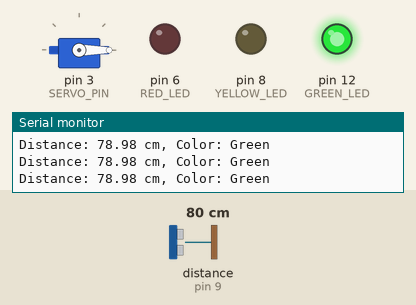
A program run on a simulated Arduino Uno, built with avr-gcc and run on an emulated ATmega328P. Shown: servo, output pins drawn as LEDs (lit = HIGH), the last lines printed to the serial monitor. Wiring (inferred from the names in the program): ultrasonic range finder: trigger pin 10; echo pin 9. The test bench sets the inputs (shaded band); at power-on: distance to the obstacle (sensor on pin 9) 80 cm. The echo pulse lasts 58.3 µs per cm; pins used as bus, display or sensor lines are not drawn.

Above: at 1.3 s.
1.4 s: distance to the obstacle (sensor on pin 9) set to 16 cm
2.9 s: distance to the obstacle (sensor on pin 9) set to 12 cm
At 3.9 s:
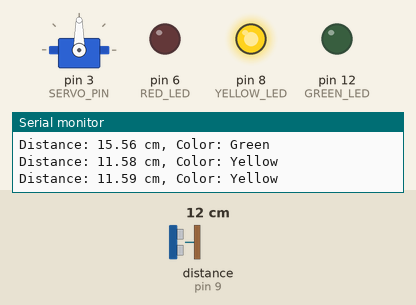
4.5 s: distance to the obstacle (sensor on pin 9) set to 9 cm
6.0 s: distance to the obstacle (sensor on pin 9) set to 6 cm
At 6.6 s:
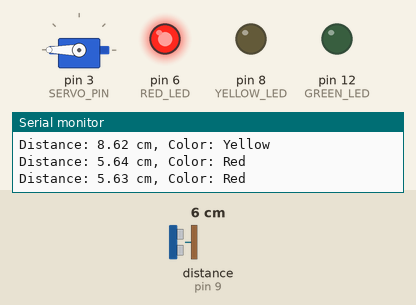
7.5 s: distance to the obstacle (sensor on pin 9) set to 120 cm
At 8.1 s:
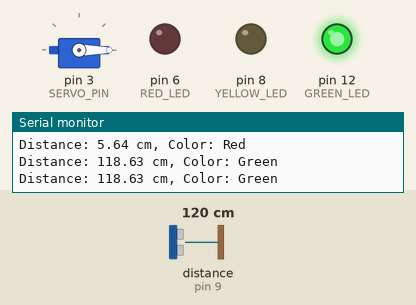
Timing chart, 0 to 10.0 s (numbered marks = the images above; inputs shaded):
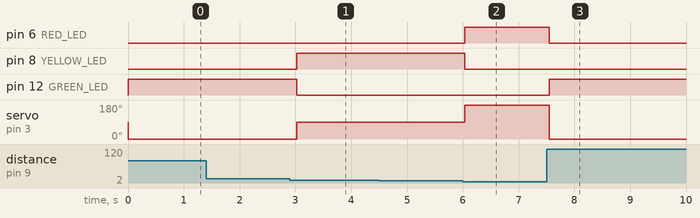

Measured:
- the behaviour switches between 14 and 13 cm on distance to the obstacle (sensor on pin 9) (found by bisection; images 0 and 1)
- the behaviour switches between 8 and 7 cm on distance to the obstacle (sensor on pin 9) (found by bisection; images 1 and 2)
- after the input at 2.9 s, pin 8 (YELLOW_LED): LOW → HIGH after 0.13 s; pin 12 (GREEN_LED): HIGH → LOW after 0.13 s; servo on pin 3 (SERVO_PIN): 0° → 90° after 0.13 s
- after the input at 6.0 s, pin 6 (RED_LED): LOW → HIGH at once; pin 8 (YELLOW_LED): HIGH → LOW at once; servo on pin 3 (SERVO_PIN): 90° → 180° at once
- after the input at 7.5 s, pin 6 (RED_LED): HIGH → LOW after 0.05 s; pin 12 (GREEN_LED): LOW → HIGH after 0.05 s; servo on pin 3 (SERVO_PIN): 180° → 0° after 0.05 s

The program:

main.cpp
```cpp
#include <Arduino.h>
#include <Servo.h> // 서보 모터 라이브러리 포함

// HC-SR04 핀 설정
const int TRIG_PIN = 10;
const int ECHO_PIN = 9;

const int GREEN_LED = 12;
const int YELLOW_LED = 8;
const int RED_LED = 6;

// 서보 모터 핀 설정
const int SERVO_PIN = 3;

// 초음파의 속도 (공기 중에서 약 343m/s)
#define SOUND_SPEED 0.034  // cm/µs (1초에 34cm 이동)
#define CM_DIVIDER 2       // 초음파 왕복 거리 보정

Servo myservo;  // 서보 모터 객체 생성

void setup() {
  pinMode(TRIG_PIN, OUTPUT);  // TRIG 핀을 출력으로 설정
  pinMode(ECHO_PIN, INPUT);   // ECHO 핀을 입력으로 설정

  pinMode(GREEN_LED, OUTPUT);
  pinMode(YELLOW_LED, OUTPUT);
  pinMode(RED_LED, OUTPUT);

  myservo.attach(SERVO_PIN);  // 서보 모터를 SERVO_PIN에 연결
  Serial.begin(9600);         // 시리얼 통신 시작
}

void loop() {
  // 초음파 송신
  digitalWrite(TRIG_PIN, LOW);
  delayMicroseconds(2);  // 안정화
  digitalWrite(TRIG_PIN, HIGH);
  delayMicroseconds(10); // 10µs 펄스 송신
  digitalWrite(TRIG_PIN, LOW);

  // 초음파 수신
  long duration = pulseIn(ECHO_PIN, HIGH);  // ECHO 핀에서 HIGH 신호 지속 시간 측정

  // 거리 계산
  float distance = (duration * SOUND_SPEED) / CM_DIVIDER;

  // 결과 출력
  Serial.println();
  Serial.print("Distance: ");
  Serial.print(distance);
  Serial.print(" cm");

  if (distance <= 7) {
    digitalWrite(GREEN_LED, LOW);
    digitalWrite(YELLOW_LED, LOW);
    digitalWrite(RED_LED, HIGH);
    myservo.write(180); // 서보 모터를 180도로 설정
    Serial.print(", Color: Red");
  } else if (distance <= 13) {
    digitalWrite(GREEN_LED, LOW);
    digitalWrite(YELLOW_LED, HIGH);
    digitalWrite(RED_LED, LOW);
    myservo.write(90); // 서보 모터를 90도로 설정
    Serial.print(", Color: Yellow");
  } else {
    digitalWrite(GREEN_LED, HIGH);
    digitalWrite(YELLOW_LED, LOW);
    digitalWrite(RED_LED, LOW);
    myservo.write(0); // 서보 모터를 0도로 설정
    Serial.print(", Color: Green");
  }

  delay(500);  // 0.5초 대기
}
```
